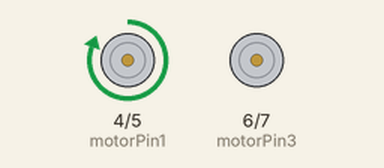
Simulated run of this sketch. Board: Arduino Uno, built with avr-gcc and run on an emulated ATmega328P. On the bench: motor-driver pin pairs drawn as motors (green arrow = first pin HIGH = forward, orange = second pin HIGH = backward, longer = more drive).

Above: at 2.5 s.
At 7.5 s:
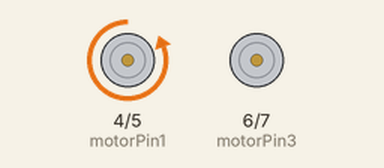
At 12.5 s:
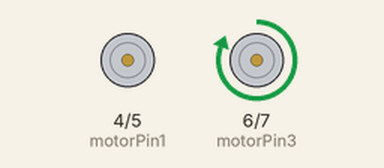
At 17.5 s:
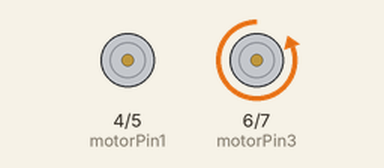
Timing chart, 0 to 26.0 s (numbered marks = the images above):
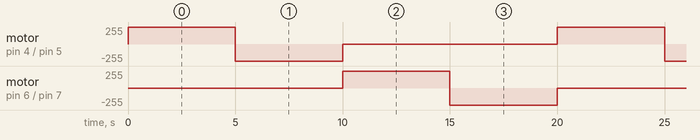

The sketch:

sketch_apr3a.ino
```cpp
int motorPin1=4;
int motorPin2=5;
int motorPin3=6;
int motorPin4=7;
int nseq=2048/4;
int delayTime=5000;
int Fullwave[]={1,0,0,0,0,1,0,0,0,0,1,0,0,0,0,1};
void setup() {
pinMode(motorPin1, OUTPUT);
pinMode(motorPin2, OUTPUT);
pinMode(motorPin3, OUTPUT);
pinMode(motorPin4, OUTPUT);

}

void loop()
{
for(int i=0; i<nseq; i++)
  {
  for(int j=0; j<4; j++)
    {
    digitalWrite(motorPin1, Fullwave[4*j+0]);
    digitalWrite(motorPin2, Fullwave[4*j+1]);
    digitalWrite(motorPin3, Fullwave[4*j+2]);
    digitalWrite(motorPin4, Fullwave[4*j+3]);
    delay(delayTime);
    }
  }
}
```

Measured:
- by itself, motor on pin 4 (motorPin1) / pin 5 (motorPin2), motor on pin 6 (motorPin3) / pin 7 (motorPin4): repeats every 20.0 s: backward 255/255 5.0 s, stopped 10.0 s, forward 255/255 5.0 s
